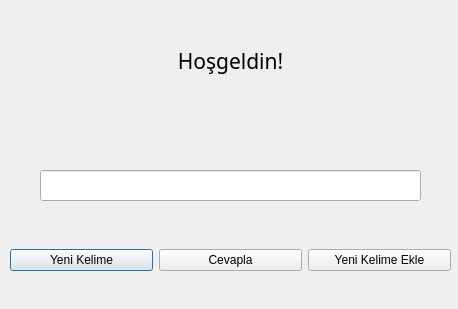
<?xml version="1.0" encoding="UTF-8"?>
<ui version="4.0">
 <class>dialog</class>
 <widget class="QDialog" name="dialog">
  <property name="geometry">
   <rect>
    <x>0</x>
    <y>0</y>
    <width>458</width>
    <height>309</height>
   </rect>
  </property>
  <property name="minimumSize">
   <size>
    <width>458</width>
    <height>309</height>
   </size>
  </property>
  <property name="maximumSize">
   <size>
    <width>458</width>
    <height>309</height>
   </size>
  </property>
  <property name="windowTitle">
   <string>MyFlashcards</string>
  </property>
  <widget class="QWidget" name="verticalLayoutWidget">
   <property name="geometry">
    <rect>
     <x>10</x>
     <y>10</y>
     <width>441</width>
     <height>101</height>
    </rect>
   </property>
   <layout class="QVBoxLayout" name="verticalLayout">
    <item>
     <widget class="QLabel" name="main_lbl">
      <property name="font">
       <font>
        <family>Bahnschrift</family>
        <pointsize>16</pointsize>
       </font>
      </property>
      <property name="text">
       <string>Hoşgeldin!</string>
      </property>
      <property name="alignment">
       <set>Qt::AlignCenter</set>
      </property>
     </widget>
    </item>
   </layout>
  </widget>
  <widget class="QWidget" name="verticalLayoutWidget_3">
   <property name="geometry">
    <rect>
     <x>10</x>
     <y>120</y>
     <width>441</width>
     <height>31</height>
    </rect>
   </property>
   <layout class="QVBoxLayout" name="verticalLayout_3">
    <item>
     <widget class="QLabel" name="secondary_lbl">
      <property name="font">
       <font>
        <family>Bahnschrift Light SemiCondensed</family>
        <pointsize>12</pointsize>
        <weight>50</weight>
        <bold>false</bold>
       </font>
      </property>
      <property name="text">
       <string/>
      </property>
      <property name="alignment">
       <set>Qt::AlignCenter</set>
      </property>
     </widget>
    </item>
   </layout>
  </widget>
  <widget class="QLineEdit" name="edit_word">
   <property name="geometry">
    <rect>
     <x>40</x>
     <y>170</y>
     <width>381</width>
     <height>31</height>
    </rect>
   </property>
  </widget>
  <widget class="QWidget" name="">
   <property name="geometry">
    <rect>
     <x>10</x>
     <y>230</y>
     <width>441</width>
     <height>61</height>
    </rect>
   </property>
   <layout class="QHBoxLayout" name="horizontalLayout">
    <item>
     <widget class="QPushButton" name="btnGetWord">
      <property name="text">
       <string>Yeni Kelime</string>
      </property>
     </widget>
    </item>
    <item>
     <widget class="QPushButton" name="btnAnswer">
      <property name="text">
       <string>Cevapla</string>
      </property>
     </widget>
    </item>
    <item>
     <widget class="QPushButton" name="btnAdd">
      <property name="text">
       <string>Yeni Kelime Ekle</string>
      </property>
     </widget>
    </item>
   </layout>
  </widget>
 </widget>
 <resources/>
 <connections/>
</ui>
